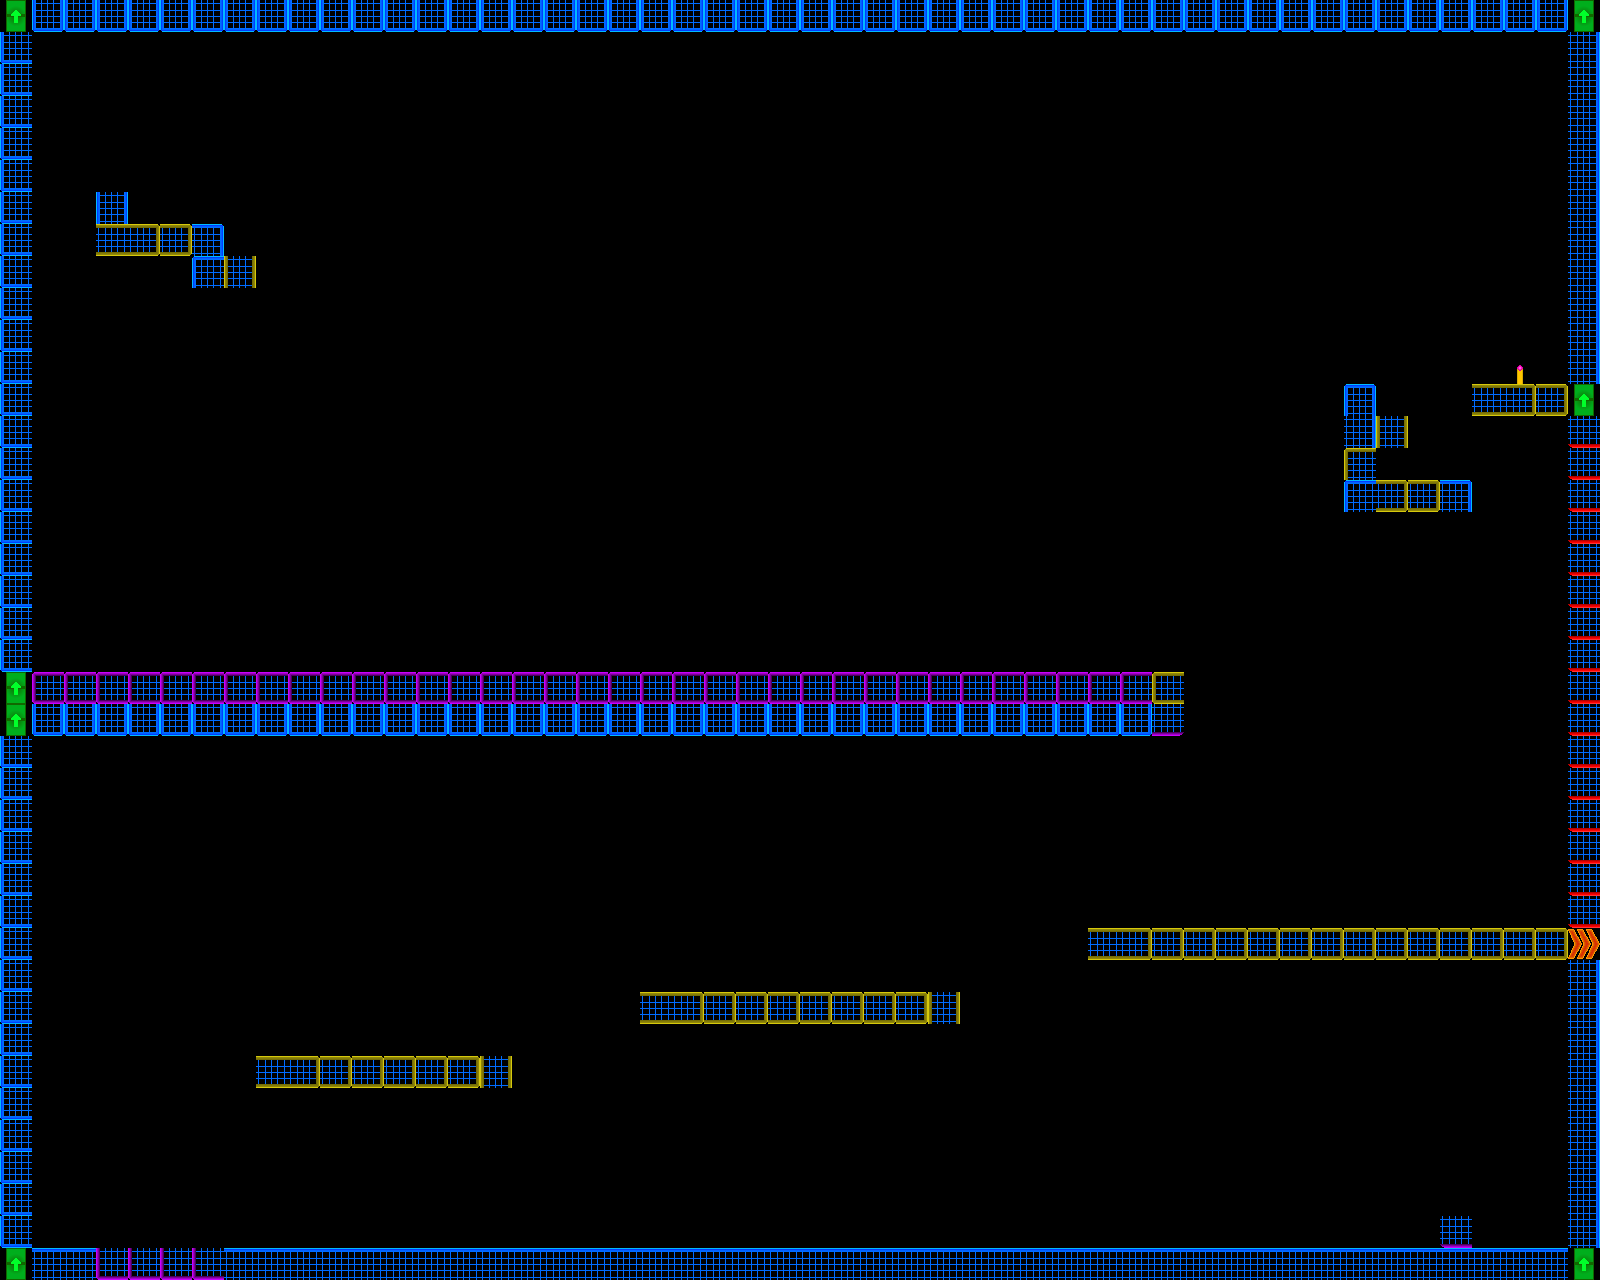

A level layout from a 2D game, rendered from its tile map. Below: a short description, then the map file with tile-grid data replaced by summaries:
An orthogonal 50x40 tile map with 32x32 px tiles, 1 tile layer (Tile Layer 1) and 26 objects.

<map version="1.0" orientation="orthogonal" renderorder="right-down" width="50" height="40" tilewidth="32" tileheight="32" nextobjectid="31">
 <tileset firstgid="1" name="TestTile" tilewidth="32" tileheight="32" tilecount="117">
  <image source="resources/tiles/TestTile.png" width="416" height="288" />
 </tileset>
 <layer name="Tile Layer 1" width="50" height="40">
  <data>[2000 cells, 311 non-empty, 23 distinct tile ids]</data>
 </layer>
 <objectgroup name="Triggers" visible="0">
  <object id="1" x="864" y="480" width="32" height="32">
   <properties>
    <property name="PlatSize" value="5" />
    <property name="PlatSpeed" value="150" />
    <property name="Platform" value="h" />
    <property name="bouncyplat" value="1200" />
    <property name="id" value="1" />
   </properties>
  </object>
  <object id="2" x="1344" y="480" width="32" height="32">
   <properties>
    <property name="PlatReverse" value="" />
   </properties>
  </object>
  <object id="4" x="0" y="480" width="32" height="32">
   <properties>
    <property name="PlatReverse" value="" />
   </properties>
  </object>
  <object id="5" x="1504" y="352" width="32" height="32">
   <properties>
    <property name="button" value="1" />
   </properties>
  </object>
  <object id="7" x="1440" y="512" width="32" height="320">
   <properties>
    <property name="bouncy" value="blr" />
    <property name="power" value="800" />
   </properties>
  </object>
  <object id="8" x="1568" y="416" width="32" height="512">
   <properties>
    <property name="bouncy" value="l" />
    <property name="power" value="800" />
   </properties>
  </object>
  <object id="9" x="96" y="1248" width="128" height="32">
   <properties>
    <property name="bouncy" value="t" />
    <property name="power" value="1200" />
   </properties>
  </object>
  <object id="10" x="256" y="1056" width="256" height="32">
   <properties>
    <property name="blocker" value="tblr" />
   </properties>
  </object>
  <object id="11" x="640" y="992" width="320" height="32">
   <properties>
    <property name="blocker" value="tblr" />
   </properties>
  </object>
  <object id="12" x="1088" y="928" width="480" height="32">
   <properties>
    <property name="blocker" value="btl" />
   </properties>
  </object>
  <object id="13" x="32" y="1248" width="64" height="32">
   <properties>
    <property name="blocker" value="t" />
   </properties>
  </object>
  <object id="14" x="224" y="1248" width="1344" height="32">
   <properties>
    <property name="blocker" value="t" />
   </properties>
  </object>
  <object id="15" x="1568" y="928" width="32" height="352">
   <properties>
    <property name="blocker" value="l" />
   </properties>
  </object>
  <object id="16" x="0" y="32" width="32" height="1248">
   <properties>
    <property name="blocker" value="r" />
   </properties>
  </object>
  <object id="17" x="32" y="704" width="1152" height="32">
   <properties>
    <property name="blocker" value="br" />
   </properties>
  </object>
  <object id="18" x="32" y="672" width="1152" height="32">
   <properties>
    <property name="deadly" value="tr" />
   </properties>
  </object>
  <object id="19" x="0" y="0" width="1600" height="32">
   <properties>
    <property name="blocker" value="b" />
   </properties>
  </object>
  <object id="21" x="96" y="224" width="128" height="32">
   <properties>
    <property name="blocker" value="tbrl" />
   </properties>
  </object>
  <object id="22" x="192" y="256" width="64" height="32">
   <properties>
    <property name="blocker" value="tblr" />
   </properties>
  </object>
  <object id="23" x="1344" y="384" width="32" height="128">
   <properties>
    <property name="blocker" value="btrl" />
   </properties>
  </object>
  <object id="24" x="1568" y="32" width="32" height="384">
   <properties>
    <property name="blocker" value="l" />
   </properties>
  </object>
  <object id="25" x="1472" y="384" width="96" height="32">
   <properties>
    <property name="blocker" value="tblr" />
   </properties>
  </object>
  <object id="26" x="1376" y="416" width="32" height="32">
   <properties>
    <property name="blocker" value="tblr" />
   </properties>
  </object>
  <object id="27" x="1376" y="480" width="96" height="32">
   <properties>
    <property name="blocker" value="tblr" />
   </properties>
  </object>
  <object id="28" x="1440" y="1216" width="32" height="32">
   <properties>
    <property name="playerEntrance" value="" />
   </properties>
  </object>
  <object id="29" x="96" y="192" width="32" height="32">
   <properties>
    <property name="playerExit" value="ScrollLvl" />
   </properties>
  </object>
 </objectgroup>
</map>